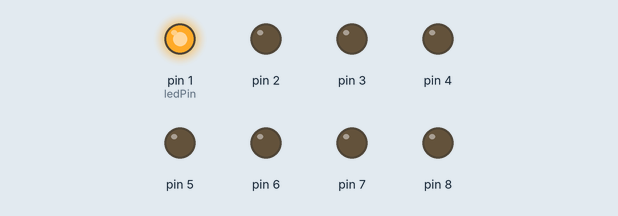
Recording of a sketch running on a simulated Arduino Uno, built with avr-gcc and run on an emulated ATmega328P. On the bench: output pins drawn as LEDs (lit = HIGH).

Above: at 0.05 s.
At 0.35 s:
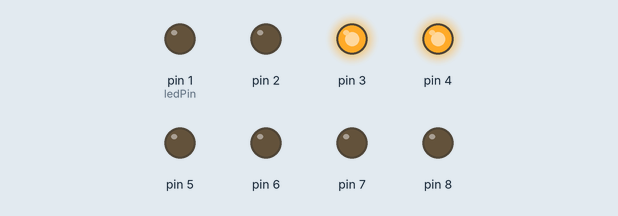
At 0.8 s:
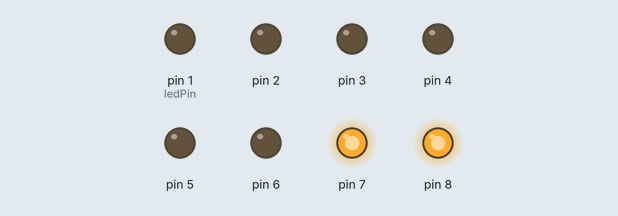
At 1.35 s:
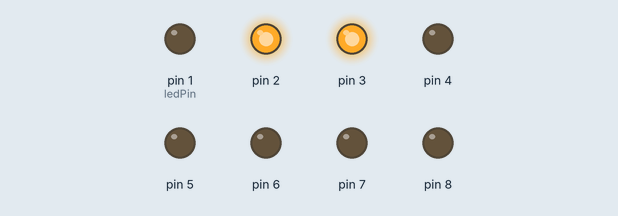
At 1.85 s:
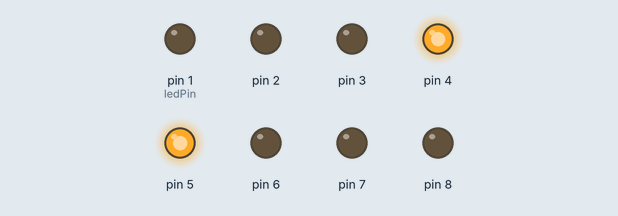
At 2.9 s:
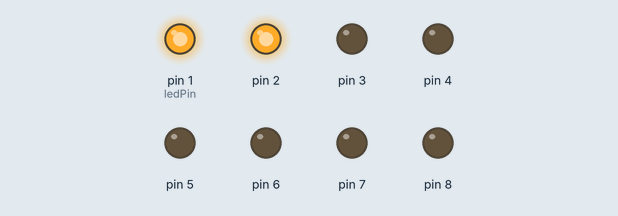
Timing chart, 0 to 3.5 s (numbered marks = the images above):
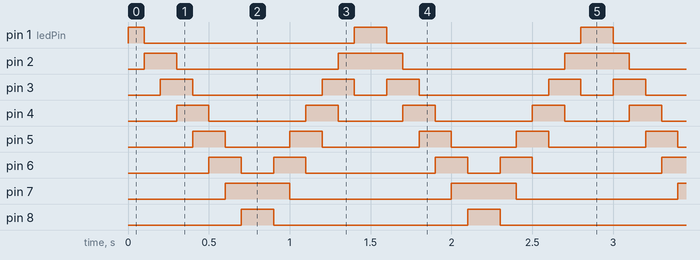

Measured:
- by itself, pin 1 (ledPin): repeats every 1.5 s: LOW 1.3 s, HIGH 0.20 s
- by itself, pin 2: repeats every 1.4 s: LOW 1.0 s, HIGH 0.40 s
- by itself, pin 3: repeats every 1.4 s: LOW 0.80 s, HIGH 0.20 s, LOW 0.20 s, HIGH 0.20 s
- by itself, pin 4: repeats every 1.4 s: LOW 0.60 s, HIGH 0.20 s, LOW 0.40 s, HIGH 0.20 s
- by itself, pin 5: repeats every 1.4 s: LOW 0.40 s, HIGH 0.20 s, LOW 0.60 s, HIGH 0.20 s
- by itself, pin 6: repeats every 1.4 s: LOW 0.20 s, HIGH 0.20 s, LOW 0.80 s, HIGH 0.20 s
- by itself, pin 7: alternates HIGH for 0.40 s and LOW for 1.0 s
- by itself, pin 8: alternates HIGH for 0.20 s and LOW for 1.2 s

The sketch:

sketch_sep10a_opdracht_1.ino
```cpp
int ledPin = 1;
int prev = 1;
bool forward = true;

// setup code word eenmalig uitgevoerd aan het begin
void setup() {
  // zet 1 tot 8 pin outputs
  pinMode(1, OUTPUT);
  pinMode(2, OUTPUT);
  pinMode(3, OUTPUT);
  pinMode(4, OUTPUT);
  pinMode(5, OUTPUT);
  pinMode(6, OUTPUT);
  pinMode(7, OUTPUT);
  pinMode(8, OUTPUT);
}

void loop() {
  // put your main code here, to run repeatedly:
  digitalWrite(ledPin, HIGH); // zet led lampje aan
  delay(100); // delay van 1 sec
  digitalWrite(prev, LOW); // zet led lampje uit

  // naar volgende led gebaseerd op richting
  prev = ledPin; // vorige = huidige pin
  if (forward) {
    ledPin += 1; // ga naar volgende pin/lampje
  } else {
    ledPin -= 1; // ga naar vorige pin/lampje
  }

  // verander van richting
  if (ledPin == 1) {
    forward = true;
  } else if (ledPin == 8) {
    forward = false;
  }
}
```
